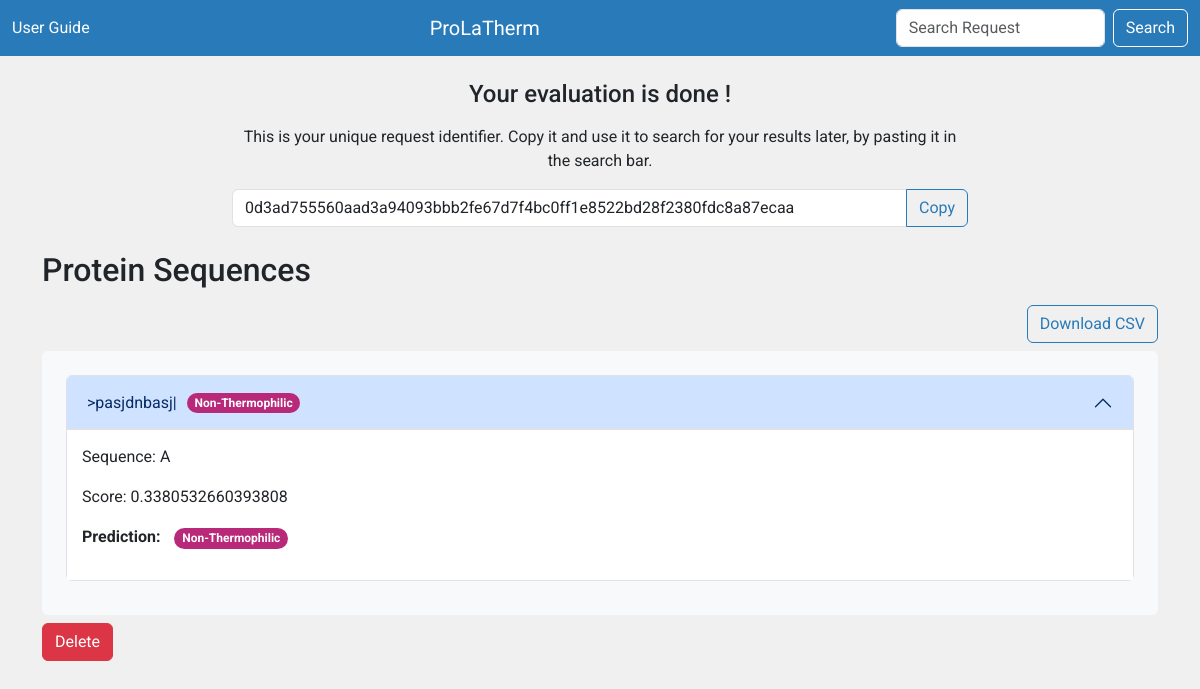
/results/0d3ad755560aad3a94093bbb2fe67d7f4bc0ff1e8522bd28f2380fdc8a87ecaa, run on the app's committed database.
### WebApp/models.py (models this page shows, shortened)
class UserRequest(models.Model):
    hash = models.CharField(max_length=64,primary_key=True)
    created_at = models.DateTimeField(auto_now_add=True)
    number_of_sequences = models.IntegerField(default=0)
    email = models.EmailField(null=True,blank=True)

class ProteinSequence(models.Model): #neue namen ?
    user_request = models.ForeignKey(UserRequest,on_delete=models.CASCADE) #user_request as foreign key if user_request get's deleted also delete protein sequence
    identifiers = models.CharField(max_length=255)
    sequence = models.TextField()
    score = models.FloatField()
    thermophilic = models.BooleanField()

### WebApp/views.py (the view)
# urls.py: path('results/<str:pk>',ResultsView.as_view(),name='results'), # where results are shown
class ResultsView(DetailView):
    model = UserRequest
    template_name = 'results.html'
    context_object_name = 'user_requests'
    def get_object(self, queryset=None):
        pk = self.kwargs.get(self.pk_url_kwarg)
        if not pk:
            raise Http404("No user request found with this ID.")
        try:
            return UserRequest.objects.get(pk=pk)
        except ObjectDoesNotExist:
            raise Http404("No user request found with this ID.")
    def get_context_data(self, **kwargs):
        context = super().get_context_data(**kwargs)
        context['sequences'] = self.object.proteinsequence_set.all
        return context

### WebApp/templates/results.html (shortened to what this page needs)
{% extends 'base.html' %}
{% block content %}
  {% if user_requests %}
    <div class="row justify-content-center mb-4">
        <div class="col-md-8 text-center">
            <div class="text-center">
                <h4 class="mb-3">Your evaluation is done !</h4>
                <p class="mb-3 mt-3"> This is your unique request identifier. Copy it and use it to search for your results later, by pasting it in the search bar.</p>
                <div class="input-group">
                    <input type="text" value="{{ user_requests.hash }}" id="hashValue" class="form-control" readonly>
                    <button type="button" onclick="copyHash()" class="btn btn-outline-light">Copy</button>
                </div>
            </div>
        </div>
    </div>
    <h2>Protein Sequences</h2>
    <div class="d-flex justify-content-end ">
      <a href="{% url 'download-csv' pk=user_requests.hash %}" class="btn btn-outline-light mt-2"> Download CSV </a>
    </div>
    <div class="container mt-2 bg-light p-4 rounded">
      <div class="accordion" id="accordionExample">
        {% for sequence in sequences %}
        <div class="accordion-item">
          <h2 class="accordion-header" id="heading{{ forloop.counter }}">
            <button class="accordion-button{% if forloop.first %} show{% endif %}" type="button" data-bs-toggle="collapse" data-bs-target="#collapse{{ forloop.counter }}" aria-expanded="{% if forloop.first %}true{% else %}false{% endif %}" aria-controls="collapse{{ forloop.counter }}">
              {{ sequence.identifiers }}
              <span class="ml-8">
                {% if sequence.thermophilic %}
                <span class="badge rounded-pill thermophilic-badge ">Thermophilic</span>
                {% else %}
                <span class="badge rounded-pill non-thermophilic-badge">Non-Thermophilic</span>
                {% endif %}
              </span>
            </button>
          </h2>
          <div id="collapse{{ forloop.counter }}" class="accordion-collapse collapse{% if forloop.first %} show{% endif %}" aria-labelledby="heading{{ forloop.counter }}" data-bs-parent="#accordionExample">
            <div class="accordion-body">
              <p class="sequence">Sequence: {{ sequence.sequence }}</p>
              <p>Score: {{ sequence.score }}</p>
              <p>
                <strong>Prediction:</strong>
                {% if sequence.thermophilic %}
                <span class="badge rounded-pill thermophilic-badge">Thermophilic</span>
                {% else %}
                <span class="badge rounded-pill non-thermophilic-badge">Non-Thermophilic</span>
                {% endif %}
              </p>
            </div>
          </div>
        </div>
        {% empty %}
        <p>No protein sequences found for this request.</p>
        {% endfor %}
      </div>
      {% else %}
      <p>Sorry, there was an error. Please try again.</p>
      {% endif %}
    </div>
    <button type="button" class="btn btn-danger mt-2 mb-2" data-bs-toggle="modal" data-bs-target="#deleteModal">
      Delete
    </button>
</div>
{% endblock %}

### WebApp/templates/base.html (style rules this page uses)
body { font-family: 'Roboto', sans-serif; background-color: RGB(240, 240, 240); }
.btn-outline-light { color: RGB(41, 122, 185); }
.btn-outline-light { border-color: RGB(41, 122, 185); }

### WebApp/templates/results.html (style rules this page uses)
.accordion-item { background-color: white; border: 1px solid #dee2e6; border-radius: 0.25rem; margin-bottom: 10px; }
.accordion-button { background-color: white; color: black; border: none; text-align: left; }
.accordion-body { background-color: white; border-top: 1px solid #dee2e6; padding: 15px; }
.badge { margin-left: 10px; }
.non-thermophilic-badge { background-color: RGB(185, 41, 122) ; color: ; }
.sequence { overflow-wrap: break-word; }

### data on the page
UserRequest: hash "0d3ad755560aad3a94093bbb2fe67d7f4bc0ff1e8522bd28f2380fdc8a87ecaa"
ProteinSequence: identifiers ">pasjdnbasj|", thermophilic "Non-Thermophilic", sequence "A", score "0.3380532660393808"
